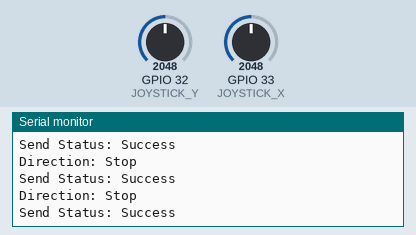
Bench run of a sketch on a simulated ESP32. On the bench: the last lines printed to the serial monitor. The test bench sets the inputs (shaded band); at power-on: GPIO 32 (JOYSTICK_Y) = 2048, GPIO 33 (JOYSTICK_X) = 2048.

Above: at 1.2 s.
1.3 s: GPIO 32 (JOYSTICK_Y) set to 0
At 1.33 s:
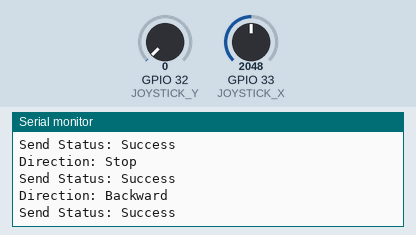
2.8 s: GPIO 33 (JOYSTICK_X) set to 0
At 2.85 s:
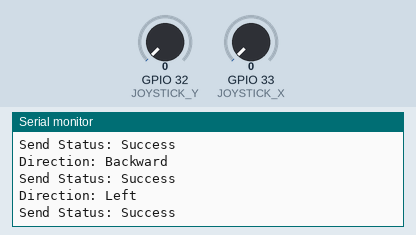

The sketch:

transmitter.ino
```cpp
#include <esp_now.h>
#include <WiFi.h>

// Joystick Pins
#define JOYSTICK_X 33
#define JOYSTICK_Y 32

// Replace with the receiver's MAC Address (e.g., {0x24, 0x6F, 0x28, 0xAA, 0xBB, 0xCC})
uint8_t receiverAddress[] = {};

// Data structure for sending joystick direction
typedef struct struct_message {
    int8_t direction; // 0 = stop, 1 = forward, 2 = backward, 3 = left, 4 = right
} struct_message;

struct_message Data; // Create a data instance

// Callback function to check if the message was delivered successfully
void onSent(const uint8_t *macAddr, esp_now_send_status_t status) {
    Serial.print("Send Status: ");
    Serial.println(status == ESP_NOW_SEND_SUCCESS ? "Success" : "Fail");
}

void setup() {
    Serial.begin(115200);

    // Initialize WiFi in station mode for ESP-NOW
    WiFi.mode(WIFI_STA);
    WiFi.disconnect();

    // Initialize ESP-NOW
    if (esp_now_init() != ESP_OK) {
        Serial.println("ESP-NOW initialization failed!");
        while (true);
    }

    // Register the send callback
    esp_now_register_send_cb(onSent);

    // Register peer (receiver)
    esp_now_peer_info_t peerInfo = {};
    memcpy(peerInfo.peer_addr, receiverAddress, 6);
    peerInfo.channel = 1;
    peerInfo.encrypt = false;

    if (esp_now_add_peer(&peerInfo) != ESP_OK) {
        Serial.println("Failed to add peer!");
        while (true);
    }

    Serial.println("ESP-NOW Joystick Sender Ready.");
}

void loop() {
    // Read raw joystick values
    int rawX = analogRead(JOYSTICK_X);
    int rawY = analogRead(JOYSTICK_Y);

    // Define deadzone and center values to reduce jitter
    const int deadzone = 2000;
    const int center = 2048;

    // Determine direction based on joystick position
    if (abs(rawX - center) < deadzone && abs(rawY - center) < deadzone) {
        Data.direction = 0; // Stop
    }
    else if (abs(rawX - center) < deadzone) {
        Data.direction = (rawY > center) ? 1 : 2; // Forward / Backward
    }
    else if (abs(rawY - center) < deadzone) {
        Data.direction = (rawX > center) ? 4 : 3; // Right / Left
    }
    else {
        // Choose the stronger axis movement
        if (abs(rawY - center) > abs(rawX - center))
            Data.direction = (rawY > center) ? 1 : 2;
        else
            Data.direction = (rawX > center) ? 4 : 3;
    }

    // Send data via ESP-NOW
    esp_err_t result = esp_now_send(receiverAddress, (uint8_t *)&Data, sizeof(Data));
    if (result != ESP_OK) Serial.println("Send Error!");

    // For debugging
    Serial.print("Direction: ");
    switch (Data.direction) {
        case 0: Serial.println("Stop"); break;
        case 1: Serial.println("Forward"); break;
        case 2: Serial.println("Backward"); break;
        case 3: Serial.println("Left"); break;
        case 4: Serial.println("Right"); break;
    }

    delay(50);
}
```

Measured:
- after the input at 1.3 s, the serial monitor: prints a new line at once (image 1)
- after the input at 2.8 s, the serial monitor: prints a new line at once (image 2)
